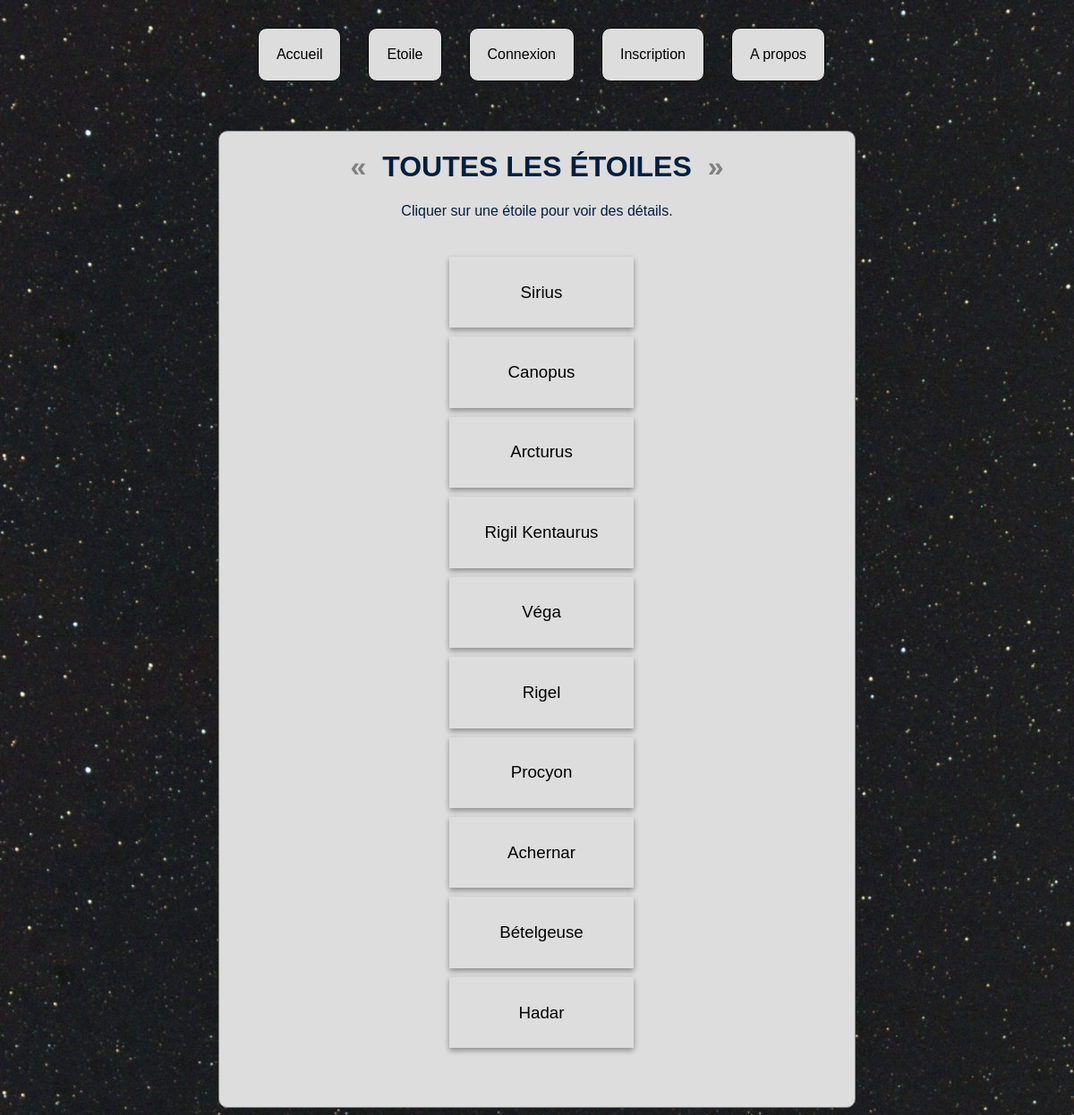
Page /liste on the committed database.
### tables this page shows
CREATE TABLE IF NOT EXISTS `stars` (
  `id` int(11) NOT NULL AUTO_INCREMENT,
  `name` varchar(255) DEFAULT NULL,
  `bayer` varchar(255) DEFAULT NULL,
  `spectralType` varchar(255) DEFAULT NULL,
  `magnitude` varchar(255) DEFAULT NULL,
  `distance` float DEFAULT NULL,
  `accountId` int(11) NOT NULL,
  PRIMARY KEY (`id`)
);

### src/control/Controller.php (called while the page is built, shortened)
<?php
require_once 'view/View.php';
require_once 'model/star/Star.php';
class Controller {
    private $view;
    private $storage;
    public function __construct(View $view, StarStorage $storage, AccountStorage $accountStorage, ImageStorage $imageStorage, CookieStorage $cookieStorage) {
        $this->view = $view;
        $this->storage = $storage;
    }
    public function showList() {
        $stars = $this->storage->readAll();
        $this->view->makeListPage($stars);
    }
}
?>

### src/Router.php (called while the page is built, shortened)
<?php
require_once 'view/View.php';
require_once 'control/Controller.php';
class Router {
    private $db;
    private $db2;
    private $db3;
    private $db4;
    public function __construct(StarStorage $db, AccountStorage $db2, ImageStorage $db3, CookieStorage $db4) {
        $this->db = $db;
        $this->db2 = $db2;
        $this->db3 = $db3;
        $this->db4 = $db4;
    }
    public function main() {
        $this->db4->setCookie();
        $feedback = key_exists('feedback', $_SESSION) ? $_SESSION['feedback'] : '';
        $view = key_exists('user', $_SESSION) ? new PrivateView($this, $feedback, $_SESSION['user']) : new View($this, $feedback);
        $controller = new Controller($view, $this->db, $this->db2, $this->db3, $this->db4);
        try {
            if(isset($_SESSION['user']) && isset($_SERVER['PATH_INFO'])) {
                $parts = explode('/', trim($_SERVER['PATH_INFO'], '/'));
                if ($parts[0] === '') {
                    $view->makeIndexPage();
                }
                else if ($parts[0] !== 'liste' && $parts[0] !== 'nouveau' && $parts[0] !== 'sauverNouveau' && $parts[0] !== 'disconnect' && $parts[0] !== 'info' && $parts[0] !== 'admin' && $parts[0] !== 'adminValidation' && count($parts) == 1) {
                    $starId = count($parts) >= 1 ? $parts[0] : null;
                    $controller->showInformation($starId);
                    if ($this->db->verifyAccountId($parts[0]) || $this->db2->read($_SESSION['accountId'])->getStatut() == 'admin') {
                        $controller->showButtonsOnStarPage($starId);
                    }
                }
                else if($parts[0] == 'liste') {
                    $controller->showList();
                }
                else if ($parts[0] == 'disconnect') {
                    $controller->disconnect();
                }
                else if ($parts[0] == 'nouveau') {
                    if ($_SERVER['REQUEST_METHOD'] !='POST') {
                        $controller->newStar();
                    }
                }
                else if ($parts[0] == 'sauverNouveau') {
                    if ($_SERVER['REQUEST_METHOD']=='POST') {
                        $controller->saveNewStar($_POST, $_FILES['files']);
                    }
                }
                else if ($parts[0] == 'info') {
                    $controller->showAProposPage();
                }
                else if ($parts[0] == 'admin') {
                    $controller->showAdminPage($_SESSION['user']);
                }
                else if ($parts[0] == 'adminValidation') {
                    $controller->changeLifetime($_SESSION['user'], $_POST);
                }
                else if ($parts[1] == 'askDelete' && ($this->db->verifyAccountId($parts[0]) || $this->db2->read($_SESSION['accountId'])->getStatut() == 'admin')) {
                    $starId = $parts[0];
                    if ($starId === null) {
                        $view->makeUnknownStarPage();
                    } else if ($_SERVER['REQUEST_METHOD'] !='POST') {
                            $controller->askDeleteColor($starId);
                    }
                }
                else if ($parts[1] == 'delete' && ($this->db->verifyAccountId($parts[0]) || $this->db2->read($_SESSION['accountId'])->getStatut() == 'admin')) {
                    $starId = $parts[0];
                    if ($starId === null) {
                        $view->makeUnknownStarPage();
                    } else if ($_SERVER['REQUEST_METHOD'] =='POST'){
                        $controller->deleteColor($starId);
                    }
                }
                else if ($parts[1] == 'makeUpdate' && ($this->db->verifyAccountId($parts[0]) || $this->db2->read($_SESSION['accountId'])->getStatut() == 'admin')) {
                    $starId = $parts[0];
                    if ($starId === null) {
                        $view->makeUnknownStarPage();
                    } else if ($_SERVER['REQUEST_METHOD'] !='POST') {
                        $controller->makeUpdatePage($starId);
                    }
                }
                else if ($parts[1] == 'update' && ($this->db->verifyAccountId($parts[0]) || $this->db2->read($_SESSION['accountId'])->getStatut() == 'admin')) {
                    $starId = $parts[0];
                    if ($starId === null) {
                        $view->makeUnknownStarPage();
                    } else if ($_SERVER['REQUEST_METHOD'] =='POST') {
                        $controller->makeUpdate($starId, $_POST, $_FILES['files']);
                    }
                }
            }
            else if (!isset($_SESSION['user']) && isset($_SERVER['PATH_INFO'])) {
                $parts = explode('/', trim($_SERVER['PATH_INFO'], '/'));
                if ($parts[0] === '') {
                    $view->makeIndexPage();
                }
                else if($parts[0] == 'liste') {
                    $controller->showList();
                }
            }
            else {
                $view->makeIndexPage();
            }
        }
        catch (Exception $e) {
            $view->makeUnexpectedErrorPage($e);
            }
        $view->render();
    }
    public function homePage() {
        $parts = explode('/', trim($_SERVER['PATH_INFO'], '/'));
        if (count($parts) == 1) {
            return '.';
        }
        else if (count($parts) == 2) {
            return '..';
        }
    }
    public function starPage($id) {
		return "./$id";
    }
    public function getAllStars() {
        $parts = explode('/', trim($_SERVER['PATH_INFO'], '/'));
        if (count($parts) == 1) {
            return './liste';
        }
        else if (count($parts) == 2) {
            return '../liste';
        }
    }
    public function getLoginPageURL() {
        return './connexion';
    }
    public function getAProposURL() {
        $parts = explode('/', trim($_SERVER['PATH_INFO'], '/'));
        if (count($parts) == 1) {
            return './info';
        }
        else if (count($parts) == 2) {
            return '../info';
        }
    }
    public function getRegisterPageURL() {
        return './register';
    }
    public function getCSSPath() {
        $parts = explode('/', trim($_SERVER['PATH_INFO'], '/'));
        if (count($parts) == 1) {
            return './css/style.css';
        }
        else if (count($parts) == 2) {
            return '../css/style.css';
        }
    }
}
?>

### index.php (called while the page is built, shortened)
<?php
require_once("Router.php");
require_once("model/star/StarStorageMySQL.php");
try{
    $PDO = new PDO('mysql:host='.MYSQL_HOST.';port='.MYSQL_PORT.';dbname='.MYSQL_DB.';charset=utf8', MYSQL_USER, MYSQL_PASSWORD);
    $starStorage = new StarStorageMySQL($PDO);
    $accountStorage = new AccountStorageMySQL($PDO);
    $imageStorage = new ImageStorageMySQL($PDO);
    $cookieStorage = new CookieMySQL($PDO);
    $router = new Router($starStorage, $accountStorage, $imageStorage, $cookieStorage);
    $router->main();
}catch(Exception $e){
    echo"Pdo exception ". $e;
}
?>

### src/model/star/Star.php (called while the page is built, shortened)
<?php
class Star {
    private $name;
    public function __construct($name, $desBayer, $typeSpectre, $magnitude, $distance) {
        $this->name = $name;
    }
    public function getName() {
        return $this->name;
    }
}
?>

### src/model/star/StarStorageMySQL.php (called while the page is built, shortened)
<?php
class StarStorageMySQL implements StarStorage {
    private $bd;
    public function __construct($bd) {
        $this->bd = $bd;
    }
    public function getStars() {
        $rq = "SELECT * FROM stars";
        $stmt = $this->bd->prepare($rq);
        $stmt->execute();
        $result = $stmt->fetchAll(PDO::FETCH_ASSOC);
        return $result;
    }
    public function readAll() {
        $tab = array();
        foreach ($this->getStars() as $val) {
            $t = new StarBuilder($val);
            $tab[] = array($val['id'] => $t->createStar());
        }
        return $tab;
    }
}
?>

### src/view/View.php (the view, shortened to what this page needs)
<?php
require_once 'model/star/Star.php';
require_once 'Router.php';
class View {
    protected $router;
    public function __construct(Router $router, $feedback) {
        $this->router = $router;
        $this->menu = $this->getMenu();
    }
    public function render() {
        include_once 'SqueletteRender.php';
    }
    public function getMenu() {
        return array(
            "Accueil" => $this->router->homePage(),
            "Etoile" => $this->router->getAllStars(),
            "Connexion" => $this->router->getLoginPageURL(),
            "Inscription" => $this->router->getRegisterPageURL(),
            "A propos" => $this->router->getAProposURL(),
        );
    }
    protected function galleryStar($id, $c) {
		$cclass = "Star".$id;
		$res = '<li><a href="'.$this->router->starPage($id).'">';
		$res .= '<h3>'.self::htmlesc($c->getName()).'</h3>';
		$res .= '<div class="sample '.$cclass.'"></div>';
		$res .= '</a></li>'."\n";
		return $res;
	}
    public function makeListPage($starsTab) {
        $this->title = "Toutes les étoiles";
        $this->content = "<p>Cliquer sur une étoile pour voir des détails.</p>\n";
        $this->content .= "<ul class=\"gallery\">\n";
		foreach ($starsTab as $tab) {
            foreach ($tab as $key=>$value)
			$this->content .= $this->galleryStar($key, $value);
		}
		$this->content .= "</ul>\n";
    }
    public static function htmlesc($str) {
		return htmlspecialchars($str,
			ENT_QUOTES
			| ENT_SUBSTITUTE
			| ENT_HTML5,
			'UTF-8');
    }
}
?>

### src/view/SqueletteRender.php (shortened to what this page needs)
<!DOCTYPE html>
<html lang="fr">
<head>
	<link rel="stylesheet" href="<?php echo $this->router->getCSSPath() ?>">
</head>
<body>
	<nav class="menu">
		<ul>
			<?php
		foreach ($this->menu as $key => $value) {
			echo "<li><a href=\"$value\">$key</a></li>";
		}
			?>
		</ul>
	</nav>
	<main>
		<h1><?php echo $this->title; ?></h1>
		<?php echo $this->content; ?>
	</main>
</body>
</html>

### css/style.css (style rules this page uses)
h1 { color: #001f3f; text-transform: uppercase; }
h1:after { content: "»"; color: grey; padding: 18px; }
h1:before { content: "«"; color: grey; padding: 18px; }
main { content: "."; border: 1px solid grey; background: #DDDDDD; width: 60%; margin: 0 auto; border-radius: 10px; text-align: center; padding-bottom: 40px; margin-top: 40px; overflow: hidden; }
main li { list-style: none; margin: 10px; font-weight: bold; }
ul { display: inline-block; padding: 0px 0px 0px 10px; }
.gallery li { list-style-type: none; margin: 0; box-shadow: 0 3px 6px rgba(0, 0, 0, 0.16), 0 3px 6px rgba(0, 0, 0, 0.23); padding-left: 40px; padding-right: 40px; padding-top: 10px; padding-bottom: 10px; margin: 10px; }
.gallery h3 { text-decoration: none; font-weight: normal; }
body { background-image: url("star.png"); color: #001f3f; font-family: Arial, Helvetica, sans-serif; }
nav li { list-style-type: none; grid-template-columns: 1fr 3fr; padding: 20px; border: 1px solid black; border-radius: 10px; background: #DDDDDD; }
nav ul { display: flex; justify-content: center; }
nav li { margin: 15px; }
a { text-decoration: none; color: black; }

### rows in the picture
stars: name "Sirius"
stars: name "Canopus"
stars: name "Arcturus"
stars: name "Rigil Kentaurus"
stars: name "Véga"
stars: name "Rigel"
stars: name "Procyon"
stars: name "Achernar"
stars: name "Bételgeuse"
stars: name "Hadar"

### other values in the picture
$key "Accueil"
$key "Etoile"
$key "Connexion"
$key "Inscription"
$key "A propos"
$this->title "TOUTES LES ÉTOILES"
